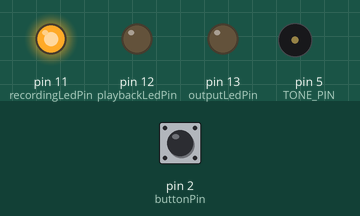
Simulated run of this sketch. Board: Arduino Uno, built with avr-gcc and run on an emulated ATmega328P. On the bench: output pins drawn as LEDs (lit = HIGH), buzzer (waves = sounding). Inputs (shaded band) come from the test bench; at power-on: pin 2 (buttonPin) HIGH. Random numbers use the default seed unless the sketch sets one.

Above: at 3.8 s.
3.9 s: pin 2 (buttonPin) pulsed LOW 5 times (0.12 s each, 0.3 s apart)
At 5.4 s:
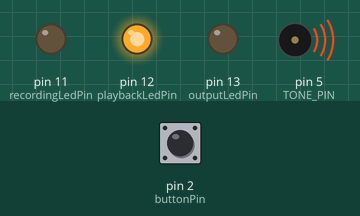
At 6.3 s:
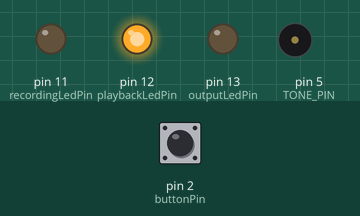
Timing chart, 0 to 12.4 s (numbered marks = the images above; inputs shaded):
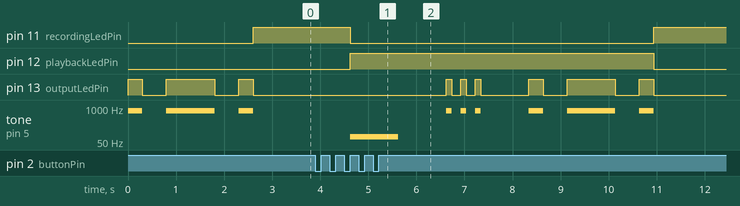

The sketch:

start.ino
```cpp
const int buttonPin = 2;     // the number of the pushbutton pin
const int outputLedPin = 13;      // the number of the LED pin
const int recordingLedPin = 11;
const int playbackLedPin = 12;
const int ACTION_LENGTH = 5;
const int TONE_PIN = 5;

enum ActionType {
  FLASH, PAUSE
};

struct LedAction {
  long length;
  ActionType type;
};

LedAction recordedActions[ACTION_LENGTH] = {
};
LedAction generatedActions[ACTION_LENGTH] = {
};
int count = 0;
bool isRecording = true;

void playback(struct LedAction ledActions[])
{
  int numActions = ACTION_LENGTH;

  for (int i = 0; i < numActions; i++)  {
    LedAction action = ledActions[i];
    if(action.type == PAUSE) {
      delay(action.length);
    }
    else {
      flash(action.length);
    }
  }
}

int lastTime;

void record()
{
  if(digitalRead(buttonPin) == LOW){
    if(count > 0) {
      int currTime = millis();
      LedAction pause = {
        currTime - lastTime, PAUSE      };
      recordedActions[count] = pause;
      count++;
    }

    long holdStart = millis();
    while(digitalRead(buttonPin) == LOW);
    long holdEnd = millis();
    lastTime = holdEnd;
    LedAction flash = {
      holdEnd - holdStart, FLASH    };
    recordedActions[count] = flash;
    count++;

    if(count == ACTION_LENGTH){
      count = 0;
      isRecording = false;
    }
  }
}

void flashLed(int pin, long length) {
  digitalWrite(pin, HIGH);
  delay(length);
  digitalWrite(pin, LOW);
}

void turnOnLed(int pin) {
  digitalWrite(pin, HIGH);
}

void turnOffLed(int pin) {
  digitalWrite(pin, LOW);
}

void flash(long flashLength)
{
  tone(TONE_PIN, 800);
  flashLed(outputLedPin, flashLength);
  noTone(TONE_PIN);
}

boolean compareArrays(){
  for(int i=0; i<ACTION_LENGTH; i++){
    LedAction genAction = generatedActions[i];
    LedAction recAction = recordedActions[i];
    if(genAction.type == PAUSE) continue;//don't compare pause durations
    long diff = genAction.length - recAction.length;
    if(diff < -400 || diff > 400){
      return false;
    }
  }
  return true;
}

void setup() {
  // open the serial port at 9600 bps:
  Serial.begin(9600);
  // initialize the pins
  pinMode(outputLedPin, OUTPUT);
  pinMode(buttonPin, INPUT);
  pinMode(recordingLedPin, OUTPUT);
  pinMode(playbackLedPin, OUTPUT);
  pinMode(TONE_PIN, OUTPUT);

  // if analog input pin 0 is unconnected, random analog
  // noise will cause the call to randomSeed() to generate
  // different seed numbers each time the sketch runs.
  // randomSeed() will then shuffle the random function.
  randomSeed(analogRead(0));
  generatePattern();
  playback(generatedActions);
}

void generatePattern(){
  ActionType currType = FLASH;
  for(int i=0;i<ACTION_LENGTH;i++){
    long duration = currType == PAUSE ? 500 : random(1, 3) == 1 ? 300 : 1000;
    LedAction action = {
      duration, currType    };
    generatedActions[i] = action;
    currType = currType==FLASH?PAUSE:FLASH;
  }
}

void loop() {
  boolean success;
  if(isRecording){
    turnOffLed(playbackLedPin);
    turnOnLed(recordingLedPin);
    record();
  }
  else{
    turnOffLed(recordingLedPin);
    turnOnLed(playbackLedPin);
    if(success = compareArrays()){
      tone(TONE_PIN,1200,1000);
    }
    else{
      tone(TONE_PIN,80,1000);
    }
    delay(2000);

    if(success) {
      generatePattern();
      playback(generatedActions);
    } else
    {
      playback(recordedActions);
      delay(1000);
      playback(generatedActions);
    }

    isRecording = true;
  }
}
```

Measured:
- after the input at 3.9 s, pin 11 (recordingLedPin): HIGH → LOW after 0.72 s, → HIGH 6.3 s later; pin 12 (playbackLedPin): LOW → HIGH after 0.72 s, → LOW 6.3 s later
